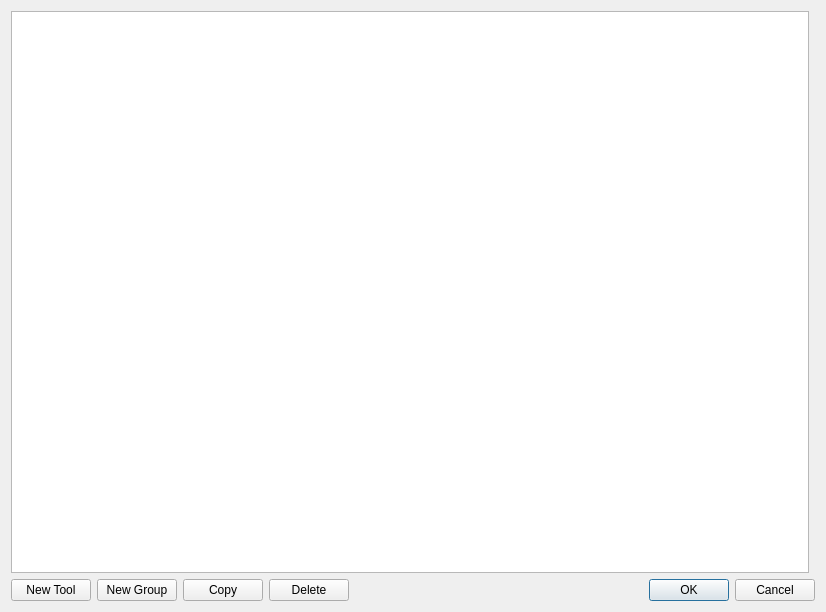
<?xml version="1.0" encoding="UTF-8"?>
<ui version="4.0">
 <class>ToolDatabase</class>
 <widget class="QDialog" name="ToolDatabase">
  <property name="geometry">
   <rect>
    <x>0</x>
    <y>0</y>
    <width>826</width>
    <height>612</height>
   </rect>
  </property>
  <property name="windowTitle">
   <string>Tool Database[*]</string>
  </property>
  <layout class="QGridLayout" name="gridLayout">
   <item row="0" column="1">
    <widget class="ToolEditForm" name="toolEdit" native="true">
     <property name="sizePolicy">
      <sizepolicy hsizetype="Fixed" vsizetype="Expanding">
       <horstretch>0</horstretch>
       <verstretch>0</verstretch>
      </sizepolicy>
     </property>
    </widget>
   </item>
   <item row="0" column="0">
    <widget class="ToolTreeView" name="treeView"/>
   </item>
   <item row="1" column="0" colspan="2">
    <layout class="QHBoxLayout" name="horizontalLayout">
     <item>
      <widget class="QPushButton" name="pbNew">
       <property name="text">
        <string>New Tool</string>
       </property>
      </widget>
     </item>
     <item>
      <widget class="QPushButton" name="pbNewGroup">
       <property name="text">
        <string>New Group</string>
       </property>
      </widget>
     </item>
     <item>
      <widget class="QPushButton" name="pbCopy">
       <property name="text">
        <string>Copy</string>
       </property>
      </widget>
     </item>
     <item>
      <widget class="QPushButton" name="pbDelete">
       <property name="text">
        <string>Delete</string>
       </property>
      </widget>
     </item>
     <item>
      <widget class="QDialogButtonBox" name="buttonBox">
       <property name="standardButtons">
        <set>QDialogButtonBox::Cancel|QDialogButtonBox::Ok</set>
       </property>
      </widget>
     </item>
    </layout>
   </item>
  </layout>
 </widget>
 <layoutdefault spacing="6" margin="11"/>
 <customwidgets>
  <customwidget>
   <class>ToolEditForm</class>
   <extends>QWidget</extends>
   <header>tooldatabase/tooleditform.h</header>
   <container>1</container>
  </customwidget>
  <customwidget>
   <class>ToolTreeView</class>
   <extends>QTreeView</extends>
   <header>tooldatabase/tooltreeview.h</header>
  </customwidget>
 </customwidgets>
 <resources/>
 <connections/>
</ui>
